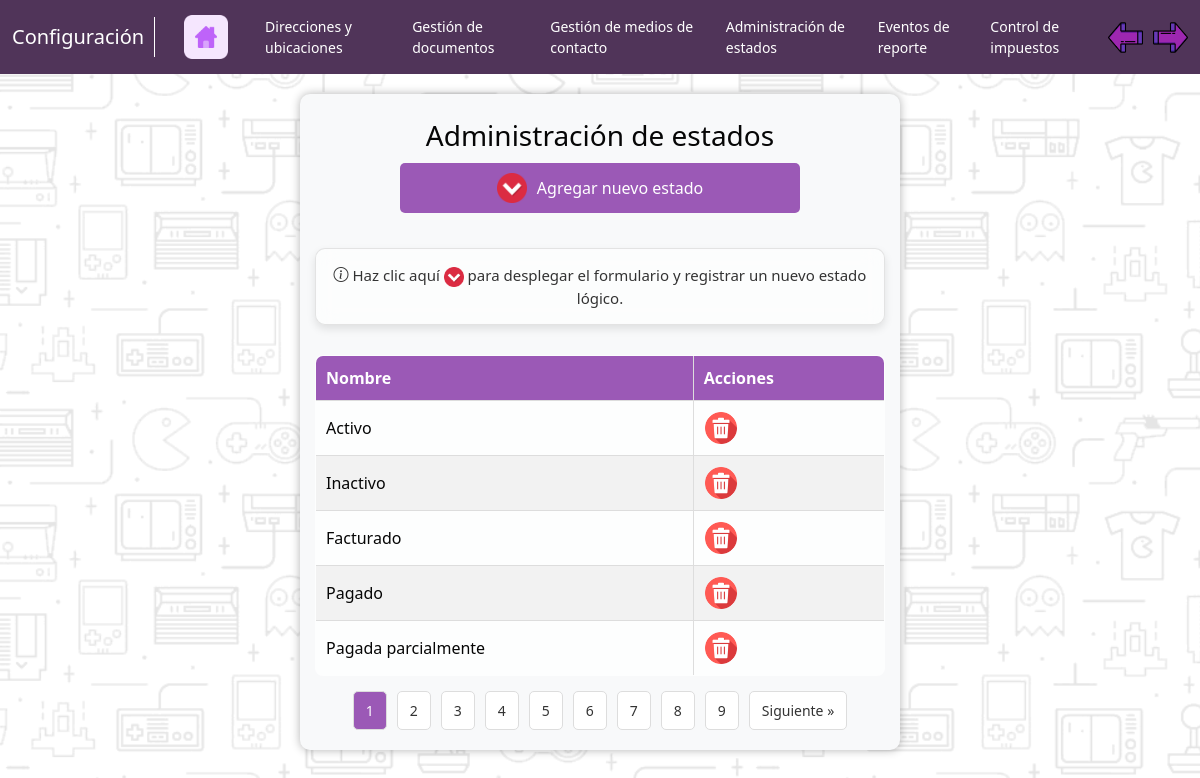
/app/Configuración/Est/tb_estados_logicos.php (signed in), run on the app's committed database.
### tables this page shows
CREATE TABLE tb_estados_logicos (
    idEstLog INT PRIMARY KEY AUTO_INCREMENT,
    nombreEstLog VARCHAR(50)
);

### app/Configuración/Est/manage_states.php (called while the page is built, shortened)
<?php
include('../../modelos/conexion.php');
$limit = 5;
$page = isset($_GET['page']) ? (int)$_GET['page'] : 1;
$offset = ($page - 1) * $limit;
$total_query = "SELECT COUNT(*) AS total FROM tb_estados_logicos";
$total_result = mysqli_query($conection, $total_query);
$total_row = mysqli_fetch_assoc($total_result);
$total_records = $total_row['total'];
$total_pages = ceil($total_records / $limit);
$query = "SELECT idEstLog, nombreEstLog FROM tb_estados_logicos LIMIT $limit OFFSET $offset";
$result = mysqli_query($conection, $query);
?>

### app/Configuración/Est/tb_estados_logicos.php (the view, shortened to what this page needs)
<?php
include('manage_states.php');
?>
<!DOCTYPE html>
<html lang="es">
<head>
    <link rel="stylesheet" href="../../assets/css/style_nav_module.css">
    <link href="https://cdn.jsdelivr.net/npm/bootstrap@5.3.3/dist/css/bootstrap.min.css" rel="stylesheet">
    <link rel="stylesheet" href="https://cdn.jsdelivr.net/npm/bootstrap-icons@1.10.5/font/bootstrap-icons.css">
</head>
<body>
    <?php include('../nav_configuracion.php'); ?>
    <div id="container">
        <div class="caja">
            <h3>Administración de estados</h3>
            <button id="btn-agregar" onclick="mostrarFormulario()">
                <img src="../../assets/img/desplegar.png" alt="Icono">
                Agregar nuevo estado
            </button>
            <p class="aviso"><i class="bi bi-info-circle"></i> Haz clic aquí <img src="../../assets/img/desplegar.png" alt="Icono"> para desplegar el formulario y registrar un nuevo estado lógico.</p>
            <table>
                <thead>
                    <tr>
                        <th>Nombre</th>
                        <th>Acciones</th>
                    </tr>
                </thead>
                <tbody>
                    <?php
                    while ($row = mysqli_fetch_assoc($result)) {
                        echo "<tr>";
                        echo "<td>" . htmlspecialchars($row['nombreEstLog']) . "</td>";
                        echo "<td>";
                        echo "<button class='btn-eliminar' data-id='" . $row['idEstLog'] . "'>";
                        echo "<img src='../../assets/img/boton-eliminar.ico' alt='Eliminar'>";
                        echo "</button>";
                        echo "</td>";
                        echo "</tr>";
                    }
                    ?>
                </tbody>
            </table>
            <div class="pagination">
                <?php for ($i = 1; $i <= $total_pages; $i++): ?>
                    <a href="?page=<?php echo $i; ?>" <?php if ($i == $page) echo 'class="active"'; ?>><?php echo $i; ?></a>
                <?php endfor; ?>
                <?php if ($page < $total_pages): ?>
                    <a href="?page=<?php echo $page + 1; ?>">Siguiente &raquo;</a>
                <?php endif; ?>
            </div>
        </div>
    </div>

### app/Configuración/Est/tb_estados_logicos.php (style rules this page uses)
html, body { background-image: url('../../assets/img/background-black.png'); min-height: 100%; margin: 0; padding: 0; }
#container { display: flex; justify-content: center; align-items: flex-start; margin-top: 20px; min-height: 100vh; position: relative; }
.caja { background-color: #F8F9FA; backdrop-filter: blur(10px); border-radius: 10px; box-shadow: 0 0 10px rgba(0, 0, 0, 0.3); padding: 15px; width: 100%; max-width: 600px; box-sizing: border-box; color: #060606; display: flex; flex-direction: column; align-items: center; }
h1, h3 { text-align: center; margin: 10px 0; }
table { width: 100%; border-collapse: collapse; margin-top: 10px; background-color: rgba(255, 255, 255, 0.8); border-radius: 8px; overflow: hidden; min-height: 200px; }
table, th, td { border: 1px solid #ddd; }
th, td { padding: 10px; text-align: left; }
th { background-color: #9b59b6; color: #fff; }
tbody tr:nth-child(even) { background-color: #f2f2f2; }
.pagination { margin-top: 10px; text-align: center; display: flex; justify-content: center; flex-wrap: wrap; }
.pagination a { padding: 8px 12px; margin: 5px; border-radius: 5px; border: 1px solid #ddd; color: #333; text-decoration: none; background-color: #fff; font-size: 14px; }
.pagination a.active { background-color: #9b59b6; color: #fff; }
#btn-agregar { display: flex; align-items: center; justify-content: center; background-color: #9b59b6; color: #fff; padding: 10px 20px; border: none; border-radius: 5px; cursor: pointer; margin-bottom: 15px; width: 100%; max-width: 400px; transition: background-color 0.3s ease; font-size: 16px; text-align: center; margin-left: auto; margin-right: auto; }
.btn-eliminar { background-color: transparent; border: none; cursor: pointer; padding: 0; margin: 0; }
.btn-eliminar img { width: 34px; height: 34px; }
.aviso { text-align: center; font-size: 15px; color: #333; margin: 20px 0; padding: 15px; background-color: rgba(255, 255, 255, 0.6); border: 1px solid rgba(0, 0, 0, 0.1); border-radius: 10px; box-shadow: 0px 4px 8px rgba(0, 0, 0, 0.1); backdrop-filter: blur(10px); font-weight: 500; }
.aviso img { width: 20px; height: 20px; vertical-align: middle; }
#btn-agregar img { width: 30px; height: 30px; margin-right: 10px; vertical-align: middle; }

### data on the page
tb_estados_logicos: nombreEstLog "Activo"
tb_estados_logicos: nombreEstLog "Inactivo"
tb_estados_logicos: nombreEstLog "Facturado"
tb_estados_logicos: nombreEstLog "Pagado"
tb_estados_logicos: nombreEstLog "Pagada parcialmente"
